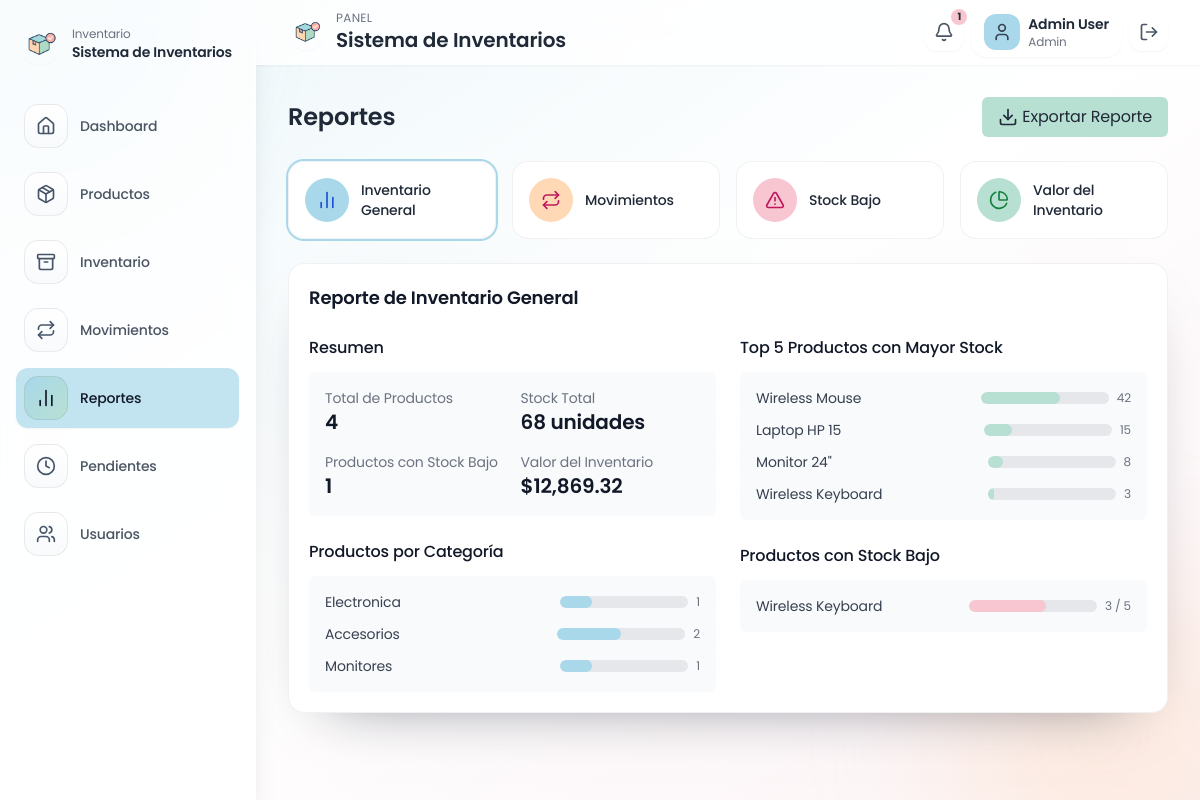
The app's page /reports (signed in) with its own data.
### tables this page shows
CREATE TABLE IF NOT EXISTS categories (
    id INT AUTO_INCREMENT PRIMARY KEY,
    name VARCHAR(120) NOT NULL UNIQUE,
    created_at DATETIME NOT NULL DEFAULT CURRENT_TIMESTAMP
);

CREATE TABLE IF NOT EXISTS products (
    id INT AUTO_INCREMENT PRIMARY KEY,
    name VARCHAR(150) NOT NULL,
    description TEXT,
    category_id INT NOT NULL,
    price DECIMAL(10,2) NOT NULL DEFAULT 0,
    cost DECIMAL(10,2) NOT NULL DEFAULT 0,
    stock_quantity INT NOT NULL DEFAULT 0,
    min_stock_level INT NOT NULL DEFAULT 0,
    active TINYINT(1) NOT NULL DEFAULT 1,
    image_url TEXT,
    created_at DATETIME NOT NULL DEFAULT CURRENT_TIMESTAMP,
    CONSTRAINT fk_products_category FOREIGN KEY (category_id) REFERENCES categories(id) ON UPDATE CASCADE
);

### app/helpers.php (called while the page is built, shortened)
<?php
function config(string $key, mixed $default = null): mixed
{
    $config = $GLOBALS['app_config'] ?? [];
    $segments = explode('.', $key);
    $value = $config;
    foreach ($segments as $segment) {
        if (is_array($value) && array_key_exists($segment, $value)) {
            $value = $value[$segment];
        } else {
            return $default;
        }
    }
    return $value;
}
function base_url(string $path = ''): string
{
    $base = config('app.base_url', '');
    if ($base === '') {
        $base = rtrim(str_replace('\\', '/', dirname($_SERVER['SCRIPT_NAME'] ?? '')), '/');
    }
    return rtrim($base, '/') . '/' . ltrim($path, '/');
}
function e(?string $value): string
{
    return htmlspecialchars((string) $value, ENT_QUOTES, 'UTF-8');
}
function render(string $view, array $data = [], ?string $layout = 'layout'): void
{
    $viewFile = __DIR__ . '/Views/' . $view . '.php';
    extract($data);
    include $viewFile;
}

### app/Core/Controller.php (called while the page is built, shortened)
<?php
abstract class Controller
{
    protected function render(string $view, array $data = [], ?string $layout = 'layout'): void
    {
        render($view, $data, $layout);
    }
}

### app/Controllers/ReportController.php (called while the page is built, shortened)
<?php
class ReportController extends Controller
{
    public function index(): void
    {
        $reportType = $_GET['report'] ?? 'inventory';
        $dateRange = $_GET['range'] ?? 'month';
        $products = Product::all(null, null, true);
        $lowStock = Product::lowStock();
        $inventoryValue = array_reduce($products, fn ($carry, $p) => $carry + ($p['price'] * $p['stock_quantity']), 0);
        $inventoryCost = array_reduce($products, fn ($carry, $p) => $carry + ($p['cost'] * $p['stock_quantity']), 0);
        $productsByCategory = [];
        foreach ($products as $product) {
            $category = $product['category'] ?: 'General';
            $productsByCategory[$category] = ($productsByCategory[$category] ?? 0) + 1;
        }
        $valueByCategory = [];
        foreach ($products as $product) {
            $category = $product['category'] ?: 'General';
            $valueByCategory[$category] = ($valueByCategory[$category] ?? 0) + ($product['price'] * $product['stock_quantity']);
        }
        $filters = [
            'date_range' => $dateRange,
        ];
        $movementStats = Movement::stats($dateRange);
        $movements = Movement::filtered($filters);
        $this->render('reports/index', [
            'reportType' => $reportType,
            'dateRange' => $dateRange,
            'products' => $products,
            'lowStock' => $lowStock,
            'productsByCategory' => $productsByCategory,
            'valueByCategory' => $valueByCategory,
            'inventoryValue' => $inventoryValue,
            'inventoryCost' => $inventoryCost,
            'movementStats' => $movementStats,
            'movements' => $movements,
            'message' => flash('success'),
        ]);
    }
}

### public/index.php (called while the page is built, shortened)
<?php
$router = new Router();
$router->get('/login', [AuthController::class, 'showLogin']);
$router->post('/login', [AuthController::class, 'login']);
$router->get('/logout', [AuthController::class, 'logout']);
$router->get('/', [DashboardController::class, 'index']);
$router->get('/products', [ProductController::class, 'index']);
$router->post('/products/save', [ProductController::class, 'save']);
$router->post('/products/deactivate', [ProductController::class, 'deactivate']);
$router->post('/products/reactivate', [ProductController::class, 'reactivate']);
$router->post('/products/delete', [ProductController::class, 'delete']);
$router->post('/categories/save', [CategoryController::class, 'save']);
$router->get('/inventory', [InventoryController::class, 'index']);
$router->post('/inventory/adjust', [InventoryController::class, 'adjust']);
$router->get('/movements', [MovementController::class, 'index']);
$router->post('/movements/save', [MovementController::class, 'save']);
$router->get('/movements/pending', [MovementController::class, 'pending']);
$router->post('/movements/approve', [MovementController::class, 'approve']);
$router->post('/movements/reject', [MovementController::class, 'reject']);
$router->get('/reports', [ReportController::class, 'index']);
$router->get('/users', [UserController::class, 'index']);
$router->post('/users/save', [UserController::class, 'save']);
$router->post('/users/delete', [UserController::class, 'delete']);
$router->post('/users/toggle', [UserController::class, 'toggle']);
$router->dispatch($_SERVER['REQUEST_METHOD'], parse_url($_SERVER['REQUEST_URI'] ?? '/', PHP_URL_PATH) ?: '/');

### app/Models/Product.php (called while the page is built, shortened)
<?php
class Product
{
    public static function all(?string $search = null, ?int $categoryId = null, bool $onlyActive = false): array
    {
        $pdo = Database::connection();
        $sql = 'SELECT p.*, c.name as category, c.id as category_id, (SELECT COUNT(*) FROM movements m WHERE m.product_id = p.id) as movements_count
                FROM products p
                INNER JOIN categories c ON c.id = p.category_id
                WHERE 1=1';
        $params = [];
        if ($onlyActive) {
            $sql .= ' AND p.active = 1';
        }
        $sql .= ' ORDER BY p.created_at DESC';
        $stmt = $pdo->prepare($sql);
        $stmt->execute($params);
        return $stmt->fetchAll();
    }
    public static function lowStock(): array
    {
        $pdo = Database::connection();
        $stmt = $pdo->query('SELECT p.*, c.name as category, c.id as category_id FROM products p INNER JOIN categories c ON c.id = p.category_id WHERE p.stock_quantity <= p.min_stock_level AND p.active = 1 ORDER BY p.stock_quantity ASC');
        return $stmt->fetchAll();
    }
}

### app/Views/reports/index.php (the view, shortened to what this page needs)
<?php
$totalProducts = count($products);
$totalStock = array_sum(array_map(fn ($p) => (int) $p['stock_quantity'], $products));
$lowStockCount = count($lowStock);
$topStock = $products;
usort($topStock, fn ($a, $b) => $b['stock_quantity'] <=> $a['stock_quantity']);
$topStock = array_slice($topStock, 0, 5);
?>
<div class="max-w-7xl mx-auto space-y-6">
    <div class="flex flex-col sm:flex-row items-start sm:items-center justify-between">
        <h2 class="text-2xl font-semibold text-gray-800">Reportes</h2>
        <button type="button" onclick="alert('Esta función exportaría el reporte actual (CSV/PDF).');"
                class="mt-3 sm:mt-0 flex items-center px-4 py-2 bg-green-pastel rounded-md text-gray-800 hover:bg-green-400 transition-colors duration-200">
            <i data-lucide="download" class="h-5 w-5 mr-1"></i>
            Exportar Reporte
        </button>
    </div>
    <div class="grid grid-cols-1 md:grid-cols-4 gap-4">
        <?php
        $reportOptions = [
            'inventory' => ['label' => 'Inventario General', 'icon' => 'bar-chart-2', 'bg' => 'bg-blue-pastel', 'text' => 'text-blue-700'],
            'movements' => ['label' => 'Movimientos', 'icon' => 'repeat', 'bg' => 'bg-peach-pastel', 'text' => 'text-pink-700'],
            'lowStock' => ['label' => 'Stock Bajo', 'icon' => 'alert-triangle', 'bg' => 'bg-pink-pastel', 'text' => 'text-pink-700'],
            'value' => ['label' => 'Valor del Inventario', 'icon' => 'pie-chart', 'bg' => 'bg-green-pastel', 'text' => 'text-green-700'],
        ];
        foreach ($reportOptions as $key => $meta):
            $active = $reportType === $key;
            ?>
            <a href="<?= base_url('reports?report=' . $key . '&range=' . e($dateRange)) ?>"
               class="card flex items-center p-4 <?= $active ? 'ring-2 ring-blue-pastel' : '' ?>">
                <div class="p-3 rounded-full <?= e($meta['bg']) ?> mr-3">
                    <i data-lucide="<?= e($meta['icon']) ?>" class="h-5 w-5 <?= e($meta['text']) ?>"></i>
                </div>
                <div>
                    <p class="text-sm font-medium text-gray-800"><?= e($meta['label']) ?></p>
                </div>
            </a>
        <?php endforeach; ?>
    </div>
    <div class="card space-y-6">
        <?php if ($reportType === 'inventory'): ?>
            <h3 class="text-lg font-semibold mb-4">Reporte de Inventario General</h3>
            <div class="grid grid-cols-1 md:grid-cols-2 gap-6">
                <div>
                    <h4 class="text-md font-medium mb-3">Resumen</h4>
                    <div class="bg-gray-50 p-4 rounded-md">
                        <div class="grid grid-cols-2 gap-4">
                            <div>
                                <p class="text-sm text-gray-500">Total de Productos</p>
                                <p class="text-xl font-semibold"><?= $totalProducts ?></p>
                            </div>
                            <div>
                                <p class="text-sm text-gray-500">Stock Total</p>
                                <p class="text-xl font-semibold"><?= $totalStock ?> unidades</p>
                            </div>
                            <div>
                                <p class="text-sm text-gray-500">Productos con Stock Bajo</p>
                                <p class="text-xl font-semibold"><?= $lowStockCount ?></p>
                            </div>
                            <div>
                                <p class="text-sm text-gray-500">Valor del Inventario</p>
                                <p class="text-xl font-semibold">$<?= number_format((float) $inventoryValue, 2) ?></p>
                            </div>
                        </div>
                    </div>
                    <h4 class="text-md font-medium mt-6 mb-3">Productos por Categoría</h4>
                    <div class="bg-gray-50 p-4 rounded-md space-y-3">
                        <?php foreach ($productsByCategory as $category => $count): ?>
                            <div class="flex justify-between items-center">
                                <span class="text-sm text-gray-700"><?= e($category) ?></span>
                                <div class="flex items-center">
                                    <div class="w-32 h-3 bg-gray-200 rounded-full mr-2 overflow-hidden">
                                        <div class="h-full bg-blue-pastel rounded-full" style="width: <?= $totalProducts > 0 ? ($count / $totalProducts * 100) : 0 ?>%"></div>
                                    </div>
                                    <span class="text-xs text-gray-500"><?= $count ?></span>
                                </div>
                            </div>
                        <?php endforeach; ?>
                    </div>
                </div>
                <div>
                    <h4 class="text-md font-medium mb-3">Top 5 Productos con Mayor Stock</h4>
                    <div class="bg-gray-50 p-4 rounded-md mb-6">
                        <div class="space-y-3">
                            <?php foreach ($topStock as $product): ?>
                                <div class="flex justify-between items-center">
                                    <span class="text-sm text-gray-700"><?= e($product['name']) ?></span>
                                    <div class="flex items-center">
                                        <div class="w-32 h-3 bg-gray-200 rounded-full mr-2 overflow-hidden">
                                            <div class="h-full bg-green-pastel rounded-full" style="width: <?= $totalStock > 0 ? ($product['stock_quantity'] / $totalStock * 100) : 0 ?>%"></div>
                                        </div>
                                        <span class="text-xs text-gray-500"><?= (int) $product['stock_quantity'] ?></span>
                                    </div>
                                </div>
                            <?php endforeach; ?>
                        </div>
                    </div>
                    <h4 class="text-md font-medium mb-3">Productos con Stock Bajo</h4>
                    <div class="bg-gray-50 p-4 rounded-md">
                        <?php if ($lowStockCount === 0): ?>
                            <p class="text-sm text-gray-500">No hay productos con stock bajo.</p>
                        <?php else: ?>
                            <div class="space-y-3">
                                <?php foreach ($lowStock as $product): ?>
                                    <?php $percent = $product['min_stock_level'] > 0 ? ($product['stock_quantity'] / $product['min_stock_level']) * 100 : 0; ?>
                                    <div class="flex justify-between items-center">
                                        <span class="text-sm text-gray-700"><?= e($product['name']) ?></span>
                                        <div class="flex items-center">
                                            <div class="w-32 h-3 bg-gray-200 rounded-full mr-2 overflow-hidden">
                                                <div class="h-full bg-pink-pastel rounded-full" style="width: <?= $percent ?>%"></div>
                                            </div>
                                            <span class="text-xs text-gray-500"><?= (int) $product['stock_quantity'] ?> / <?= (int) $product['min_stock_level'] ?></span>
                                        </div>
                                    </div>
                                <?php endforeach; ?>
                            </div>
                        <?php endif; ?>
                    </div>
                </div>
            </div>
        <?php endif; ?>
    </div>
</div>

### public/assets/styles.css (style rules this page uses)
:root { --pink-pastel: #F7C6D0; --blue-pastel: #A8D8EA; --green-pastel: #B8E0D2; --peach-pastel: #FFD8B5; }
body { font-family: 'Poppins', sans-serif; background: radial-gradient(circle at 0% 0%, rgba(168, 216, 234, 0.22), transparent 30%), radial-gradient(circle at 100% 100%, rgba(255, 216, 181, 0.22), transparent 28%), #fdfefe; color: #0f172a; letter-spacing: -0.01em; }
.card { background: linear-gradient(180deg, rgba(255, 255, 255, 0.95), #ffffff); border-radius: 1rem; padding: 1.25rem; border: 1px solid rgba(15, 23, 42, 0.06); box-shadow: 0 24px 60px -40px rgba(15, 23, 42, 0.6); transition: all 0.2s ease-in-out; }
.bg-blue-pastel { background-color: var(--blue-pastel); }
.bg-pink-pastel { background-color: var(--pink-pastel); }
.bg-green-pastel { background-color: var(--green-pastel); }
.bg-peach-pastel { background-color: var(--peach-pastel); }

### records on screen
categories: name "Monitores"
products: name "Wireless Mouse", stock_quantity "42"
products: name "Laptop HP 15", stock_quantity "15"
products: name "Monitor 24\"", stock_quantity "8"
products: name "Wireless Keyboard", stock_quantity "3", min_stock_level "5"

### other values on screen
config('app.name') "Sistema de Inventarios"
$link['label'] "Dashboard"
$link['label'] "Productos"
$link['label'] "Inventario"
$link['label'] "Movimientos"
$link['label'] "Reportes"
$link['label'] "Pendientes"
$link['label'] "Usuarios"
$lowStockCount "1"
$user['name'] "Admin User"
$user['role'] "Admin"
$meta['label'] "Inventario General"
$meta['label'] "Movimientos"
$meta['label'] "Stock Bajo"
$meta['label'] "Valor del Inventario"
